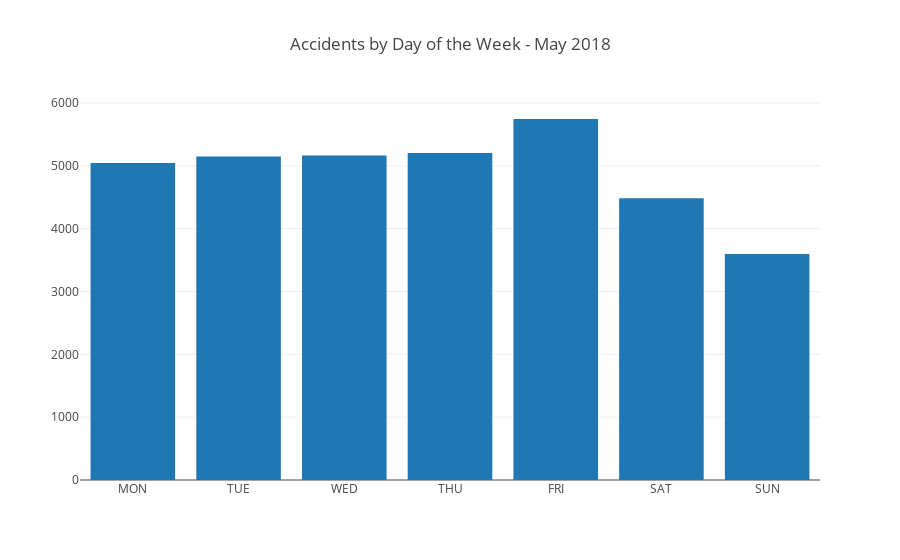

Notebook code for this chart:
### Code cell
data = [trace8]
layout = go.Layout(
    barmode='stack',
    title='Accidents by Day of the Week - May 2018'
)

fig = go.Figure(data=data, layout=layout)
py.offline.iplot(fig)

### Figure 1 — Plotly figure (JSON) as saved in the notebook; plotly's stock layout.template omitted (floating-point values rounded to 4 significant figures)
{"data": [{"name": "Accidents by Day in May", "type": "bar", "uid": "3e3287ae-4693-473f-9875-75c10b44e402", "x": ["MON", "TUE", "WED", "THU", "FRI", "SAT", "SUN"], "y": [5043, 5148, 5165, 5202, 5745, 4483, 3595]}], "layout": {"barmode": "stack", "title": {"text": "Accidents by Day of the Week - May 2018"}}}
